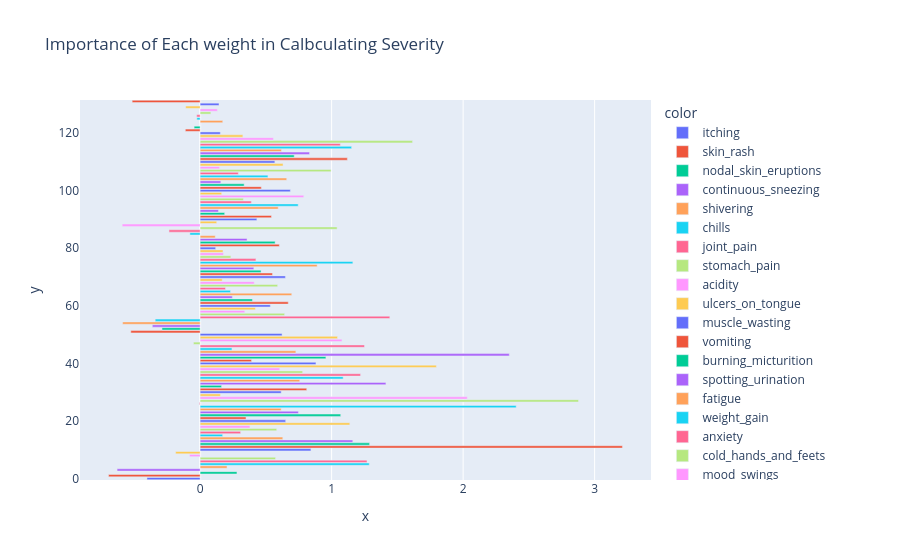

The cell this chart's notebook holds for it:
### Code cell
weights = pd.Series(model.coef_,index=DATASET[5].columns)
weights.sort_values(ascending=False)
px.bar(x=weights[:],title='Importance of Each weight in Calbculating Severity',color = DATASET[5].columns[:])
